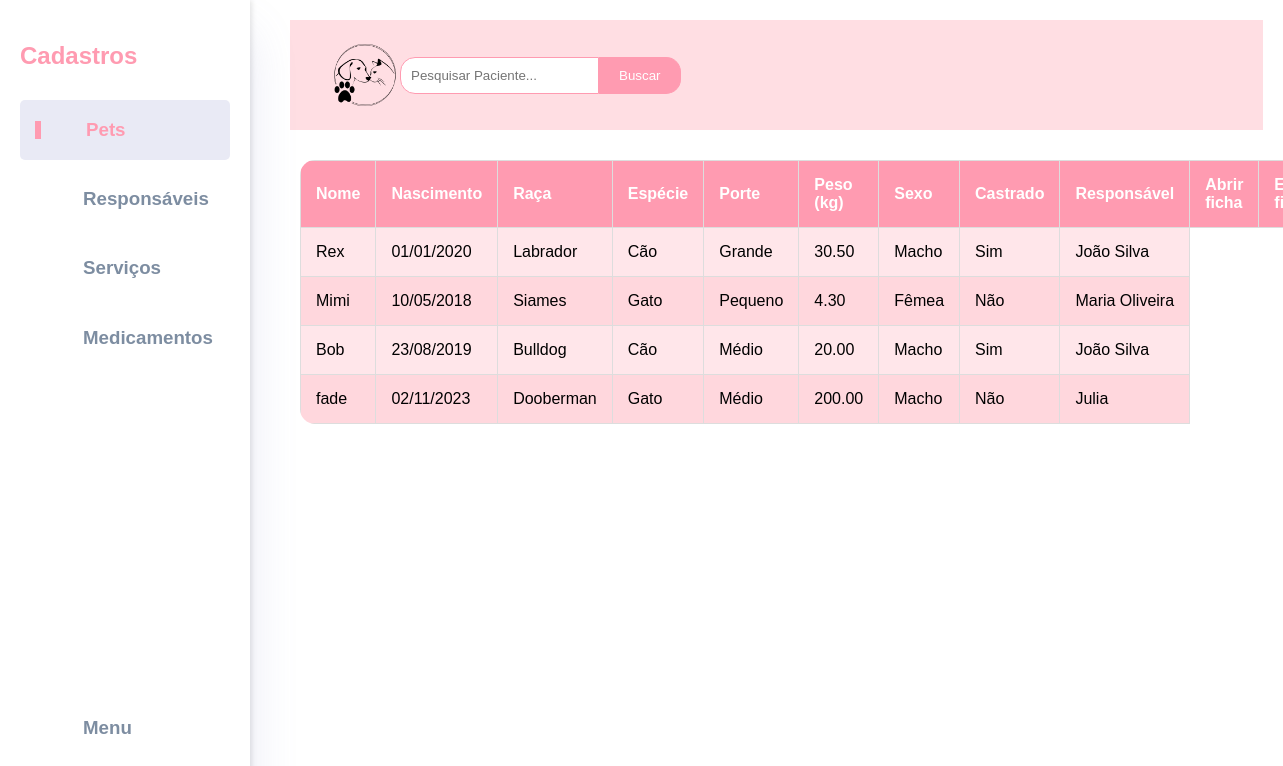
The app's page /cadastros.php, older data.
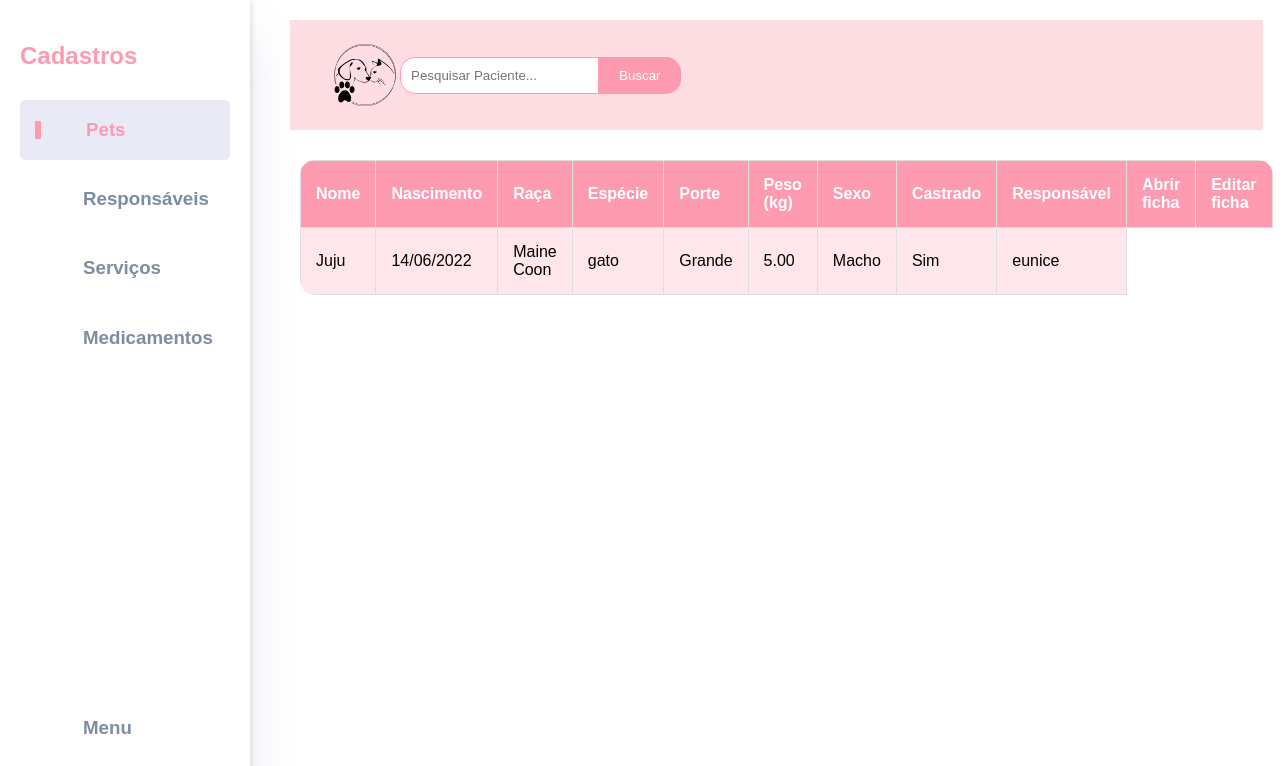
The same page, newer data.
### tables this page shows
CREATE TABLE IF NOT EXISTS `pacientes` (
  `id` int NOT NULL AUTO_INCREMENT,
  `nome` varchar(100) NOT NULL,
  `nascimento` date NOT NULL,
  `raca` varchar(50) DEFAULT NULL,
  `especie` varchar(50) DEFAULT NULL,
  `porte` enum('Pequeno','Médio','Grande') DEFAULT NULL,
  `peso` decimal(5,2) DEFAULT NULL,
  `sexo` enum('Macho','Fêmea') DEFAULT NULL,
  `castrado` tinyint(1) DEFAULT NULL,
  `observacao` text NOT NULL,
  `responsavel_id` int DEFAULT NULL,
  PRIMARY KEY (`id`),
  KEY `fk_responsavel` (`responsavel_id`)
);

CREATE TABLE IF NOT EXISTS `responsaveis` (
  `id` int NOT NULL AUTO_INCREMENT,
  `nome` varchar(100) NOT NULL,
  `telefone` varchar(15) DEFAULT NULL,
  `endereco` varchar(255) DEFAULT NULL,
  PRIMARY KEY (`id`)
);

### cadastros.php (the view, shortened to what this page needs)
<!DOCTYPE html>
<html lang="pt-BR">
<head>
    <link rel="stylesheet" href="styles.css">
    <link rel="stylesheet" href="cad.css">
</head>
<body>
    <aside>
        <div class="sidebar">
            <div class="toggle">
                <div class="logo">
                    <h2>Cadastros</h2>
                </div>
            </div>
            <a href="cadastros.php" class="active">
                <h3>Pets</h3>
            </a>
            <a href="cadastroResp.php">
                <h3>Responsáveis</h3>
            </a>
            <a href="servic.php">
                <h3>Serviços</h3>
            </a>
            <a href="medi.php" target="_blank">
                <h3>Medicamentos</h3>
            </a>
            <a href="index.php">
                <h3>Menu</h3>
            </a>
        </div>
    </aside>
    <div class="content">
        <header>
            <div class="navbar">
                <img src="logo.png" alt="Logo">
                <div class="search-container">
                    <form action="pesquisarPaciente.php" method="get">
                        <input type="text" placeholder="Pesquisar Paciente..." name="pesquisa">
                        <button type="submit">Buscar</button>
                    </form>
                </div>
            </div>
        </header>
        <div style="padding: 10px">
            <?php
            include("conecta.php");
            $sql = "SELECT p.nome,
            DATE_FORMAT(p.nascimento, '%d/%m/%Y') AS nascimento,
            p.raca,
            p.especie,
            p.porte,
            p.peso,
            p.sexo,
            p.castrado,
            r.nome AS responsavel
     FROM pacientes p
     JOIN responsaveis r ON p.responsavel_id = r.id";
            $resultado = mysqli_query($conexao, $sql);
            echo '<table>
            <thead>
                <tr>
                    <th scope="col">Nome</th>
                    <th scope="col">Nascimento</th>
                    <th scope="col">Raça</th>
                    <th scope="col">Espécie</th>
                    <th scope="col">Porte</th>
                    <th scope="col">Peso (kg)</th>
                    <th scope="col">Sexo</th>
                    <th scope="col">Castrado</th>
                    <th scope="col">Responsável</th>
                    <th scope="col">Abrir ficha</th>
                    <th scope="col">Editar ficha</th>
                </tr>
            </thead>
            <tbody>';
            while ($dados = mysqli_fetch_assoc($resultado)) {
                echo "<tr>";
                echo "<td>" . htmlspecialchars($dados['nome']) . "</td>";
                echo "<td>" . htmlspecialchars($dados['nascimento']) . "</td>";
                echo "<td>" . htmlspecialchars($dados['raca']) . "</td>";
                echo "<td>" . htmlspecialchars($dados['especie']) . "</td>";
                echo "<td>" . htmlspecialchars($dados['porte']) . "</td>";
                echo "<td>" . htmlspecialchars($dados['peso']) . "</td>";
                echo "<td>" . htmlspecialchars($dados['sexo']) . "</td>";
                echo "<td>" . ($dados['castrado'] ? 'Sim' : 'Não') . "</td>";
                echo "<td>" . htmlspecialchars($dados['responsavel']) . "</td>";
                echo "</tr>";
            }
            echo '</tbody>
            </table>';
            ?>
        </div>
    </div>
</body>
</html>

Row changes from the older to the newer data that the page shows:
removed pacientes: nome "Rex", nascimento "01/01/2020", raca "Labrador", especie "Cão", porte "Grande", peso "30.50", sexo "Macho", castrado "Sim", responsaveis.nome "João Silva"
removed pacientes: nome "Mimi", nascimento "10/05/2018", raca "Siames", especie "Gato", porte "Pequeno", peso "4.30", sexo "Fêmea", castrado "Não", responsaveis.nome "Maria Oliveira"
no longer on this page (row edited): pacientes: nome "Bob", nascimento "23/08/2019", raca "Bulldog", especie "Cão", porte "Médio", peso "20.00", sexo "Macho", castrado "Sim", responsaveis.nome "João Silva"
removed pacientes: nome "fade", nascimento "02/11/2023", raca "Dooberman", especie "Gato", porte "Médio", peso "200.00", sexo "Macho", castrado "Não", responsaveis.nome "Julia"
added pacientes: nome "Juju", nascimento "14/06/2022", raca "Maine Coon", especie "gato", porte "Grande", peso "5.00", sexo "Macho", castrado "Sim", responsaveis.nome "eunice"
